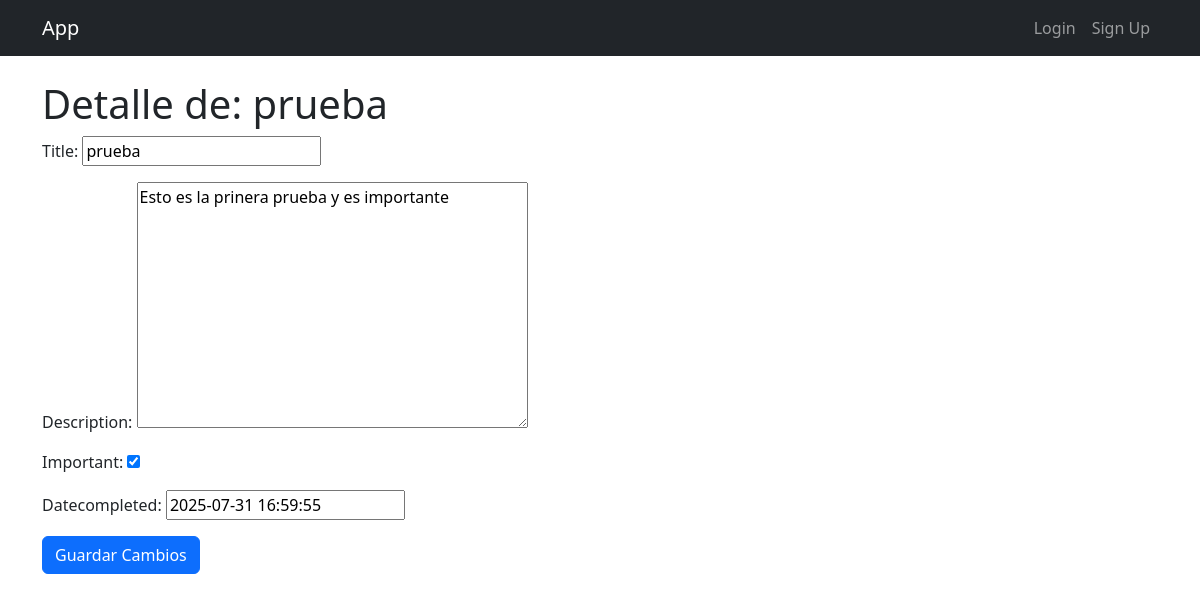
The page /tasks/1/ on the database as committed earlier.
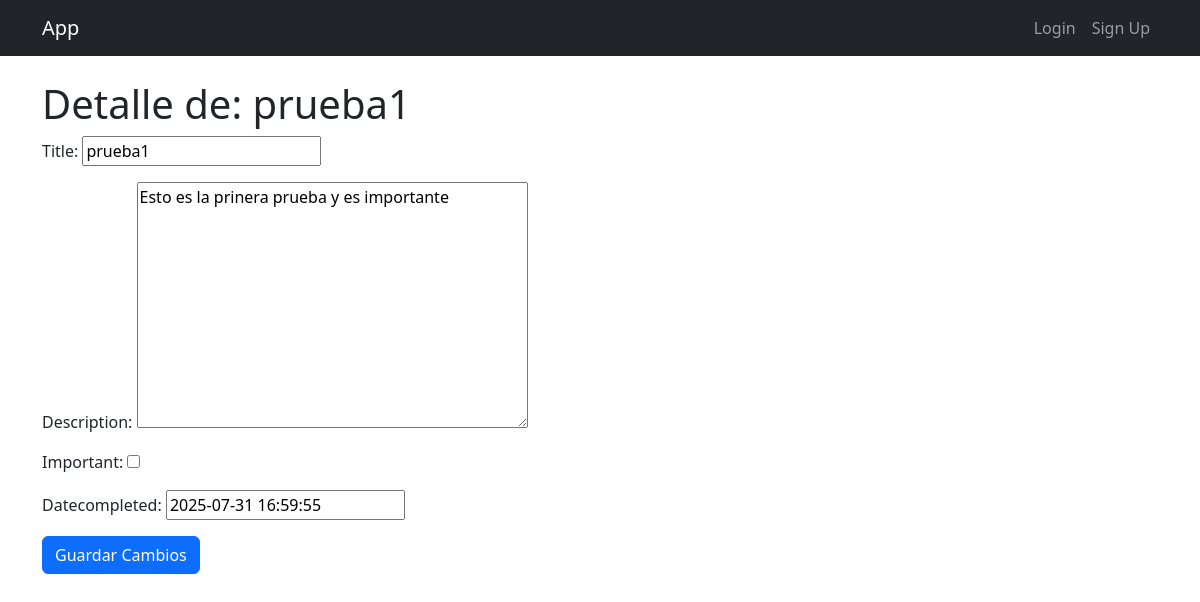
The same page on the database as committed later.
### tasks/models.py (models this page shows, shortened)
class Task(models.Model):
    title = models.CharField(max_length=200)
    description = models.TextField(blank=True)
    created = models.DateTimeField(auto_now_add=True)
    updated = models.DateTimeField(auto_now=True)
    datecompleted =models.DateTimeField(null=True, blank=True)
    important = models.BooleanField(default=False)
    user = models.ForeignKey(User, on_delete=models.CASCADE, related_name='tasks')

### tasks/views.py (the view)
# urls.py: path('tasks/<int:task_id>/',views.task_detail,name= 'task_detail'),
def task_detail(request, task_id):
    if request.method == 'GET':
        tasks = get_object_or_404(Task,pk=task_id)
        form = taskForm(instance=tasks)
        return render(request, 'task_detail.html',{"tasks":tasks,"form":form})
    else :
        tasks = get_object_or_404(Task,pk=task_id)
        form = taskForm(request.POST, instance=tasks)
        form.save()
        return redirect('tasks')

### tasks/forms.py
class taskForm(ModelForm):
    class Meta:
        model = Task
        fields = ['title', 'description', 'important', 'datecompleted']

### tasks/templates/task_detail.html (shortened to what this page needs)
{% extends "base.html" %}
{% block content %}
    <h1>Detalle de: {{ tasks.title }}</h1>
    <form method="post">
        {{ form.as_p }}
        <button type="submit" class="btn btn-primary">Guardar Cambios</button>
    </form>
{% endblock %}

Rows that differ between the two databases and show on the page:
changed Task "Esto es la prinera prueba y es importante": title "prueba" → "prueba1"; important "☑" → "☐"
